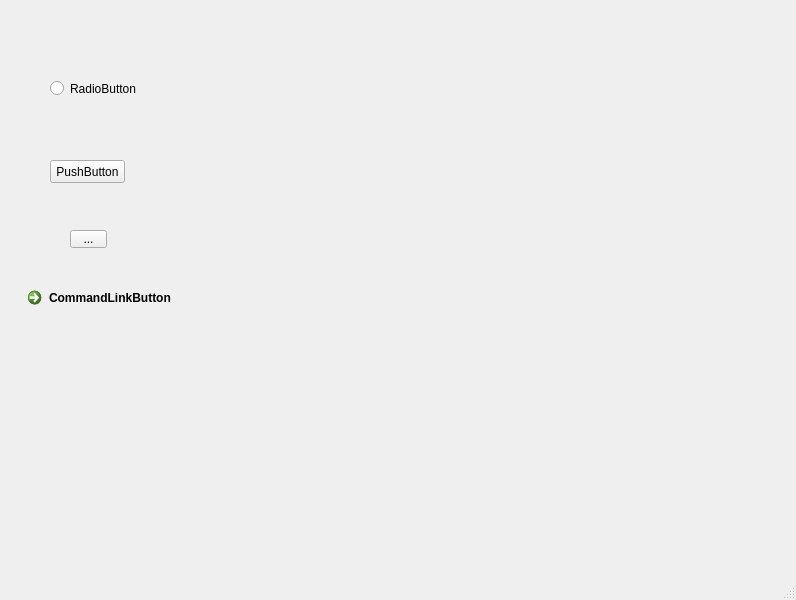
<?xml version="1.0" encoding="UTF-8"?>
<ui version="4.0">
 <class>MainWindow</class>
 <widget class="QMainWindow" name="MainWindow">
  <property name="geometry">
   <rect>
    <x>0</x>
    <y>0</y>
    <width>796</width>
    <height>600</height>
   </rect>
  </property>
  <property name="windowTitle">
   <string>MainWindow</string>
  </property>
  <widget class="QWidget" name="centralwidget">
   <widget class="QPushButton" name="pushButton">
    <property name="geometry">
     <rect>
      <x>50</x>
      <y>160</y>
      <width>75</width>
      <height>23</height>
     </rect>
    </property>
    <property name="text">
     <string>PushButton</string>
    </property>
   </widget>
   <widget class="QToolButton" name="toolButton">
    <property name="geometry">
     <rect>
      <x>70</x>
      <y>230</y>
      <width>37</width>
      <height>18</height>
     </rect>
    </property>
    <property name="text">
     <string>...</string>
    </property>
   </widget>
   <widget class="QRadioButton" name="radioButton">
    <property name="geometry">
     <rect>
      <x>50</x>
      <y>80</y>
      <width>89</width>
      <height>17</height>
     </rect>
    </property>
    <property name="text">
     <string>RadioButton</string>
    </property>
   </widget>
   <widget class="QCommandLinkButton" name="commandLinkButton">
    <property name="geometry">
     <rect>
      <x>20</x>
      <y>280</y>
      <width>168</width>
      <height>41</height>
     </rect>
    </property>
    <property name="text">
     <string>CommandLinkButton</string>
    </property>
   </widget>
  </widget>
  <widget class="QMenuBar" name="menubar">
   <property name="geometry">
    <rect>
     <x>0</x>
     <y>0</y>
     <width>796</width>
     <height>21</height>
    </rect>
   </property>
  </widget>
  <widget class="QStatusBar" name="statusbar"/>
 </widget>
 <resources/>
 <connections/>
</ui>
